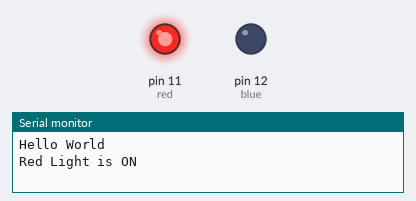
A sketch run on a simulated Arduino Uno, built with avr-gcc and run on an emulated ATmega328P. Shown: output pins drawn as LEDs (lit = HIGH), the last lines printed to the serial monitor.

Above: at 0.5 s.
At 2.5 s:
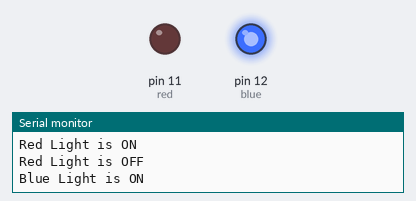
At 3.5 s:
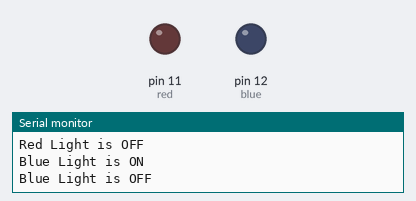
Timing chart, 0 to 5.2 s (numbered marks = the images above):
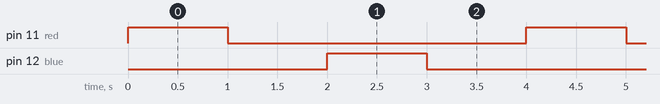

Measured:
- by itself, pin 11 (red), pin 12 (blue): alternates HIGH for 1.0 s and LOW for 3.0 s
- by itself, everything shown: repeats every 4.0 s, in 4 steps

The sketch:

Serial_Terminal.ino
```cpp
int red = 11;
int blue=12;

void setup() {
  // put your setup code here, to run once:
  pinMode(red, OUTPUT);
  pinMode(blue, OUTPUT);
  Serial.begin(9600);
  Serial.println("Hello World");
}

void loop() {
  // put your main code here, to run repeatedly:
  digitalWrite(red, HIGH);
  Serial.println("Red Light is ON");
  delay(1000);
  digitalWrite(red, LOW);
  Serial.println("Red Light is OFF");
  delay(1000);
  digitalWrite(blue, HIGH);
  Serial.println("Blue Light is ON");
  delay(1000);
  digitalWrite(blue, LOW);
  Serial.println("Blue Light is OFF");
  delay(1000);

}
```
